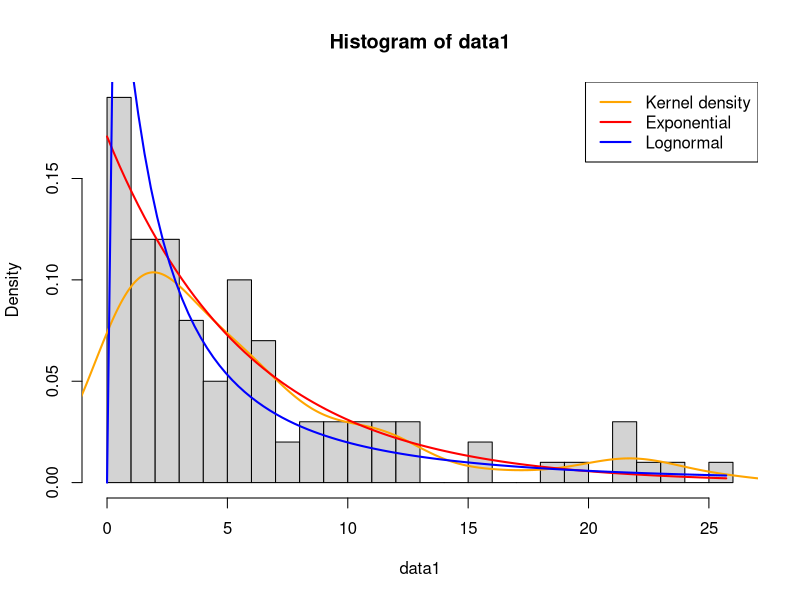
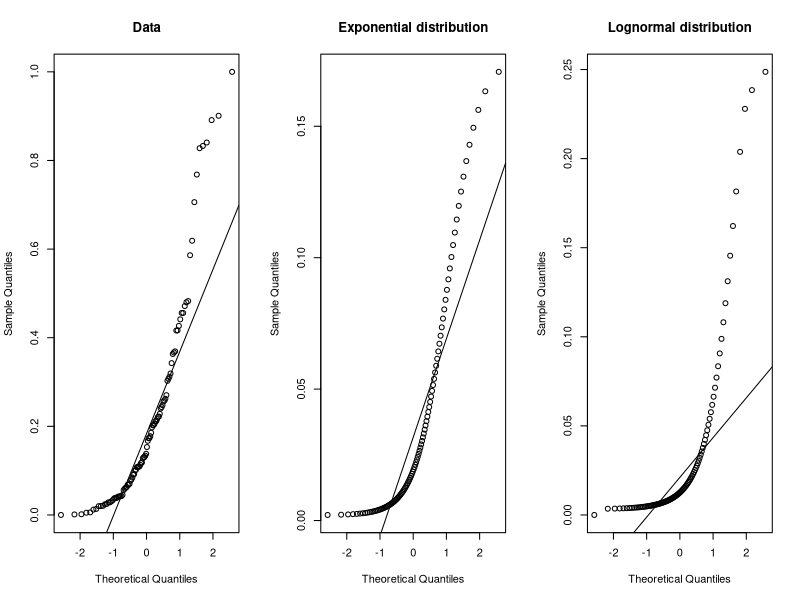

Here is the R script that generated these plots, in order:
#generate data
uco <- 492875  # insert your UCO
set.seed(uco)
data1 <- round(rgamma(100, 1, 1/5), 2)
data1 <- data1[data1 != 0]
n = length(data1)


########## 1a ##########
negloglik_exp = function(lambda, data) {
    return(-sum(dexp(data, lambda, log = TRUE)))
}

result = optimize(negloglik_exp, interval = c(0, 100), data = data1)
str(result)
lambda = result$minimum
lambda

#compare result
#probably close enough
(1/mean(data1))


########## 1b ##########
#nll for meanlog
nll_lognorm_mu = function(mu, data) {
    return(- sum(dlnorm(data, meanlog = mu, sdlog = 0.5, log = TRUE)))
}

result = optimize(nll_lognorm_mu, interval = c(0, 100), data = data1)
str(result)
mu = result$minimum

#nll for sdlog
nll_lognorm_sig = function(sigma, mu, data) {
    return(- sum(dlnorm(data, meanlog = mu, sdlog = sigma, log = TRUE)))
}

result = optimize(nll_lognorm_sig, interval = c(0, 100), mu = mu, data = data1)
str(result)
sigma = result$minimum

#results
mu
sigma


#compare results
library(MASS)
fitdistr(data1, "lognormal")


########## 1c ##########
x = seq(0, max(data1), length = 100)
hist(data1, freq = FALSE, breaks = 20)
lines(density(data1), col = "orange", lwd = 2)
lines(x, dexp(x, lambda), col = "red", lwd = 2)
lines(x, dlnorm(x, meanlog = mu, sdlog = sigma), col = "blue", lwd = 2)
legend("topright", legend = c("Kernel density", "Exponential", "Lognormal"), col = c("orange", "red", "blue"), lwd = 2)

#looks like exponential is indeed a better fit
par(mfrow = c(1, 3))
normalized_data <- (data1 - min(data1)) / (max(data1) - min(data1))
qqnorm(normalized_data, main = "Data")
qqline(normalized_data)
qqnorm(dexp(x, lambda), main = "Exponential distribution")
qqline(dexp(x, lambda))
qqnorm(dlnorm(x, meanlog = mu, sdlog = sigma), main = "Lognormal distribution")
qqline(dlnorm(x, meanlog = mu, sdlog = sigma))
par(mfrow = c(1, 1))

#again, exp seems to be a better fit
#akaike
aic_exp = 2 * (negloglik_exp(lambda, data1)) + 2
aic_ln = 2 * (nll_lognorm_sig(sigma, mu, data1)) + 2*2
ifelse(aic_exp < aic_ln, "Exp better", "Ln better")


########## 1d ##########
exp_wait = pexp(5, lambda)
ln_wait = plnorm(5, mu, sigma)
exp_wait
ln_wait


########## 2  ##########
#lambda - mean of events per interval (1 minute)
#number of events in an hour -> 60*lambda
student_num = lambda * 60
student_num

#we can assume our data distribution is normal (clt)
sample_mean = mean(data1)
sample_sd = sd(data1) / sqrt(n)
t_critical = qt(0.975, n - 1)
conf_int = c(sample_mean - t_critical * sample_sd, sample_mean + t_critical * sample_sd)
conf_int

########## 3  ##########
uco <- 492875  # insert your UCO
set.seed(uco)
data2 <- sample(data1, 80)



########## 4a ##########
########## 4b ##########
